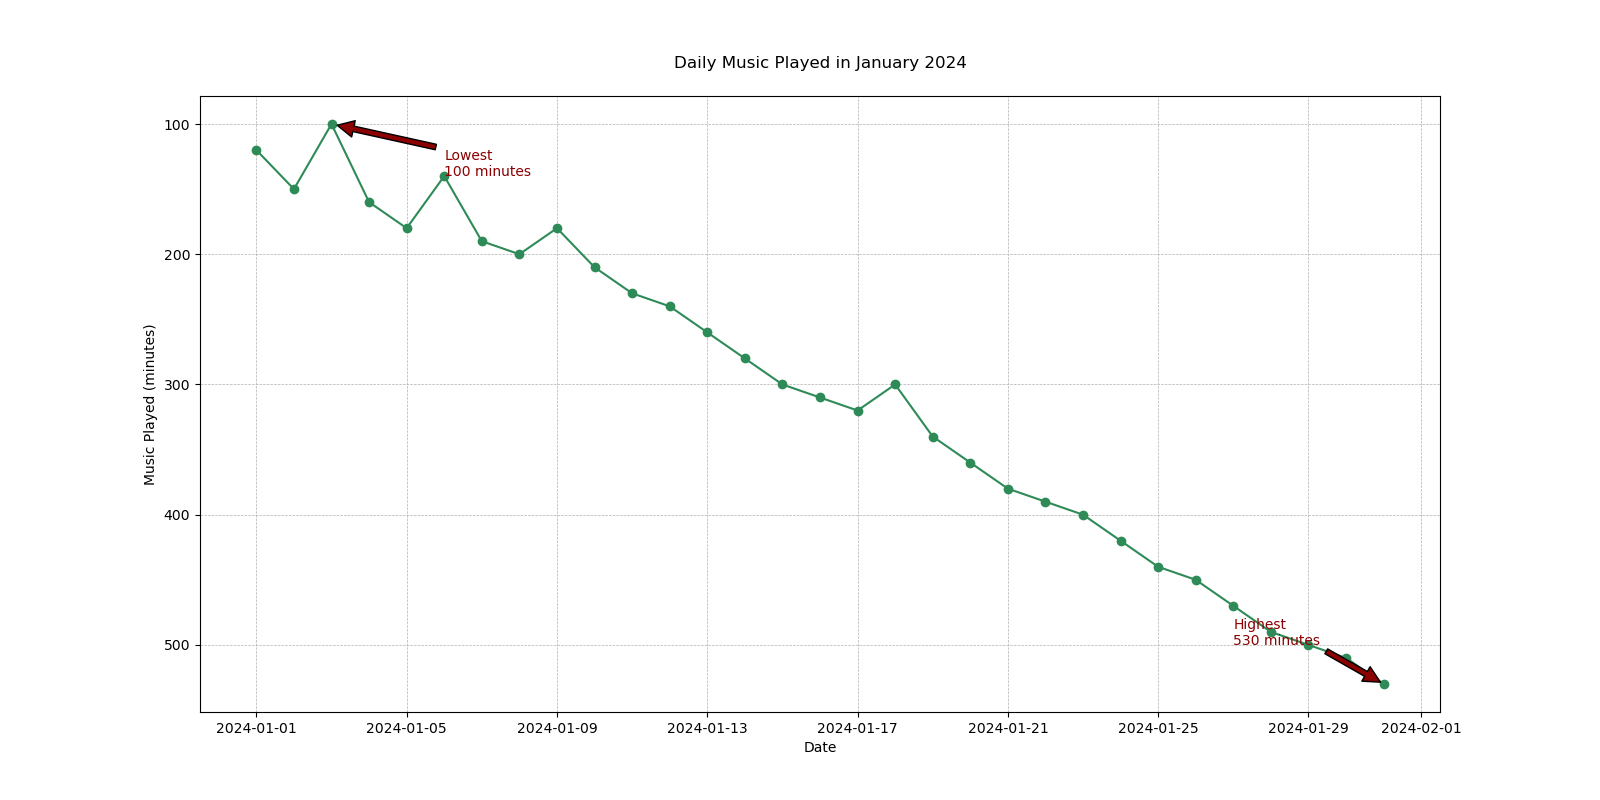

Here is the Python script that generated this plot:

import matplotlib.pyplot as plt
import pandas as pd

# Data points
dates = pd.date_range(start="2024-01-01", end="2024-01-31")
music_played = [120, 150, 100, 160, 180, 140, 190, 200, 180, 210, 230, 240, 260, 280, 300, 310, 320, 300, 340, 360, 380, 390, 400, 420, 440, 450, 470, 490, 500, 510, 530]

# Create the plot
plt.figure(figsize=(16, 8))
plt.plot(dates, music_played, marker='o', linestyle='-', color='#2E8B57')

# Annotate the highest and lowest music played points
plt.annotate('Highest\n530 minutes', xy=(dates[-1], 530), xytext=(dates[-5], 500),
             arrowprops=dict(facecolor='#8B0000', shrink=0.05), color='#8B0000')
plt.annotate('Lowest\n100 minutes', xy=(dates[2], 100), xytext=(dates[5], 140),
             arrowprops=dict(facecolor='#8B0000', shrink=0.05), color='#8B0000')

# Title and labels
plt.title('Daily Music Played in January 2024', pad=20)
plt.xlabel('Date')
plt.ylabel('Music Played (minutes)')

# Customize the grid
plt.grid(True, which='both', linestyle='--', linewidth=0.5)
plt.gca().invert_yaxis()

# Show the plot
plt.show()
